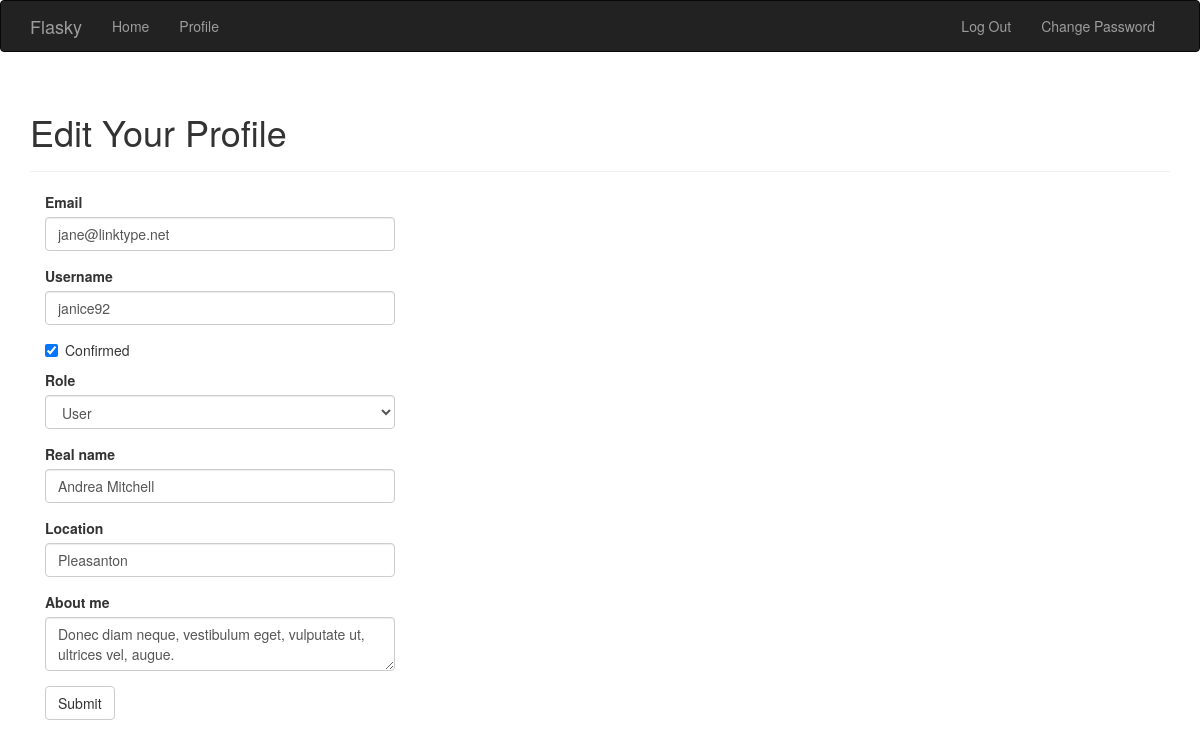
/edit-profile/103 (signed in), run on the app's committed database.
### app/models.py (models this page shows, shortened)
class User(UserMixin,db.Model):
    __tablename__ = 'users'
    id = db.Column(db.Integer, primary_key=True)
    username = db.Column(db.String(64), unique=True, index=True)  #index为此列创建索引
    role_id = db.Column(db.Integer, db.ForeignKey('roles.id'))
    password_hash = db.Column(db.String(128))  #密码散列值
    email = db.Column(db.String(64), unique=True, index=True)  #使用邮箱进行登录
    confirmed = db.Column(db.Boolean, default=False)  #邮箱验证 如果验证成功，则值为True
    name = db.Column(db.String(64))  #真实姓名
    location = db.Column(db.String(64))  #地址
    about_me = db.Column(db.Text())  #我的介绍
    member_since = db.Column(db.DateTime(), default=datetime.utcnow)  #注册日期
    last_seen = db.Column(db.DateTime(), default=datetime.utcnow)  #最后一次登录信息
    posts = db.relationship('Post', backref='author', lazy='dynamic')  #用户与文章的一对多
    def can(self, permissions):  #检查用户是否拥有此权限
        return self.role is not None and \
               (self.role.permissions & permissions) == permissions
    @property  #property 将方法设置为属性
    def password(self):  #如果get密码将返回错误
        raise AttributeError('password is not a readable attribute')
    def ping(self):  #刷新用户的最后一次访问时间
        self.last_seen = datetime.utcnow()
        db.session.add(self)

### app/main/views.py (the view, shortened to what this page needs)
@main.route('/edit-profile/<int:id>', methods=['GET', 'POST'])
@login_required
@admin_required
def edit_profile_admin(id):
    user = User.query.get_or_404(id)
    form = EditProfileAdminForm(user=user)
    form.email.data = user.email
    form.username.data = user.username
    form.confirmed.data = user.confirmed
    form.role.data = user.role_id
    form.name.data = user.name
    form.location.data = user.location
    form.about_me.data = user.about_me
    return render_template('edit_profile.html', form=form, user=user)

### app/main/forms.py (shortened to what this page needs)
class EditProfileAdminForm(Form):
    email = StringField('Email', validators=[Required(), Length(1, 64),
                                             Email()])
    username = StringField('Username', validators=[
        Required(), Length(1, 64), Regexp('^[A-Za-z][A-Za-z0-9_.]*$', 0,
                                          'Usernames must have only letters, '
                                          'numbers, dots or underscores')])
    confirmed = BooleanField('Confirmed')
    role = SelectField('Role', coerce=int)
    name = StringField('Real name', validators=[Length(0, 64)])
    location = StringField('Location', validators=[Length(0, 64)])
    about_me = TextAreaField('About me')
    submit = SubmitField('Submit')
    def __init__(self, user, *args, **kwargs):
        super(EditProfileAdminForm, self).__init__(*args, **kwargs)
        self.role.choices = [(role.id, role.name)
                             for role in Role.query.order_by(Role.name).all()]
        self.user = user

### app/auth/views.py (called while the page is built)
@auth.before_app_request
def before_request():
    if current_user.is_authenticated:
        current_user.ping()
        if not current_user.confirmed and request.endpoint[:5] != 'auth.':
            return redirect(url_for('auth.unconfirmed'))

### app/main/__init__.py (called while the page is built)
@main.app_context_processor  #在模板中也需要验证权限，将Permission设为模板上下文，避免每次传参
def inject_permissions():
    return dict(Permission=Permission)

### app/models.py (called while the page is built)
@login_manager.user_loader
def load_user(user_id):
    return User.query.get(int(user_id))

### app/templates/edit_profile.html (shortened to what this page needs)
{% extends "base.html" %}
{% import "bootstrap/wtf.html" as wtf %}
{% block page_content %}
<div class="page-header">
    <h1>Edit Your Profile</h1>
</div>
<div class="col-md-4">
    {{ wtf.quick_form(form) }}
</div>
{% endblock %}

### data on the page
User: email "jane@linktype.net", username "janice92", confirmed "☑", role "User", name "Andrea Mitchell", location "Pleasanton", about_me "Donec diam neque, vestibulum eget, vulputate ut, ultrices vel, augue."
